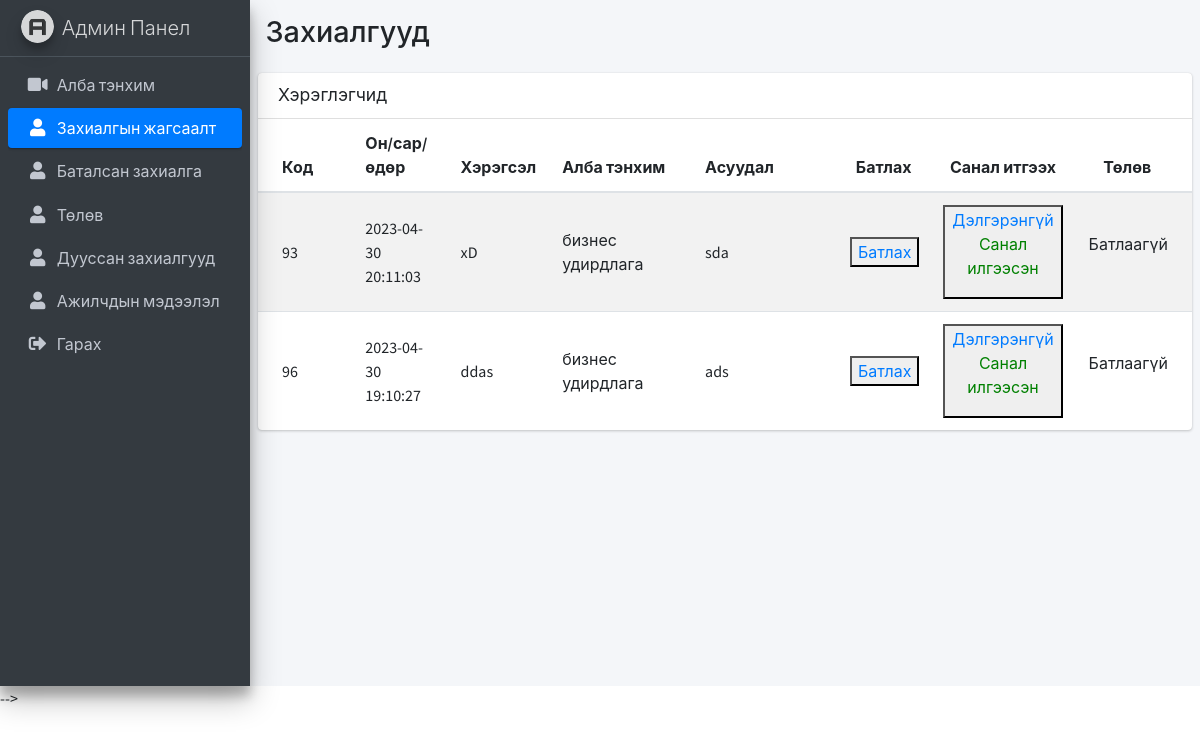
The page /admin-users.php on the database as committed earlier.
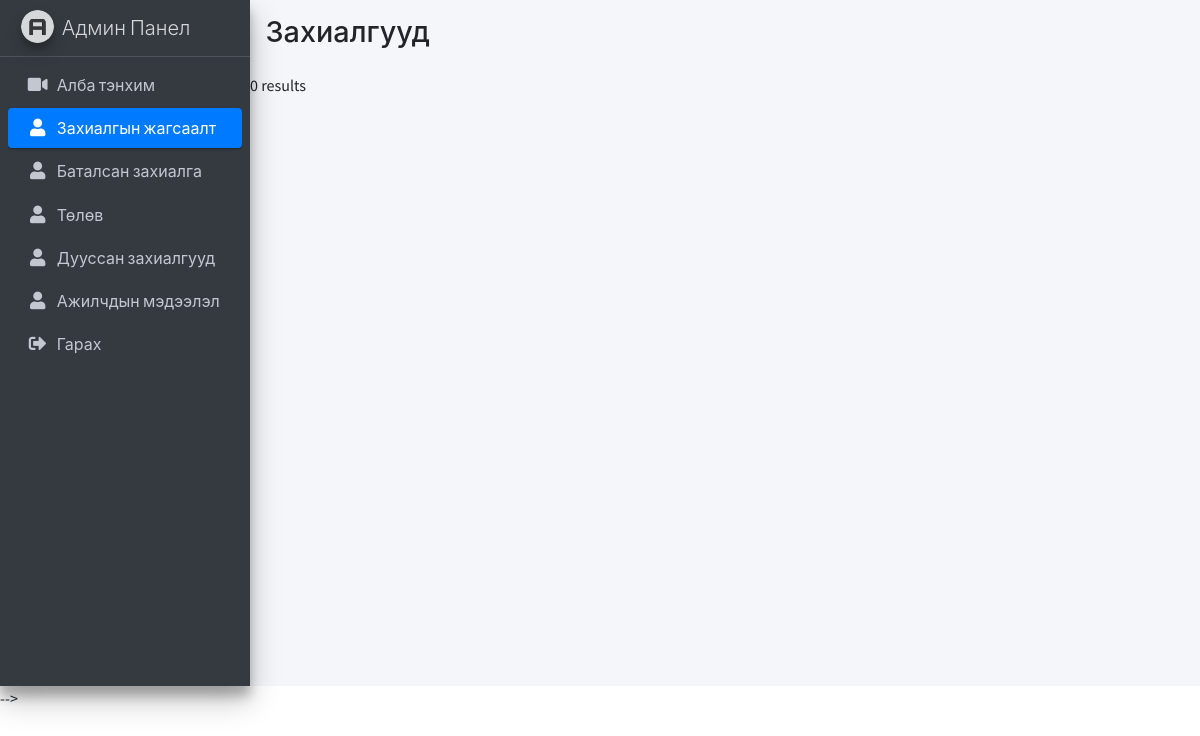
The same page on the database as committed later.
### tables this page shows
CREATE TABLE `workorder` (
  `order_id` int(11) NOT NULL,
  `orderDate` timestamp NOT NULL DEFAULT current_timestamp() ON UPDATE current_timestamp(),
  `doneDate` varchar(255) DEFAULT NULL,
  `item` varchar(150) NOT NULL,
  `roomNumber` varchar(100) DEFAULT NULL,
  `problem` text NOT NULL,
  `userID` char(8) NOT NULL,
  `dataStatusId` int(1) DEFAULT NULL,
  `money_order` int(11) DEFAULT NULL,
  `file` text DEFAULT NULL,
  `orderStatus` int(1) DEFAULT NULL,
  `employee_id` char(10) DEFAULT NULL,
  `checkStatus` int(1) DEFAULT NULL
);

CREATE TABLE `users` (
  `user_id` char(8) NOT NULL,
  `username` varchar(45) NOT NULL,
  `lastname` varchar(45) NOT NULL,
  `phone` int(11) NOT NULL,
  `email` varchar(125) NOT NULL,
  `password` varchar(45) NOT NULL,
  `gender` char(8) DEFAULT NULL
);

### admin-users.php (the view, shortened to what the changed rows need)
<!DOCTYPE html>
<html>
<head>
  <link rel="stylesheet" href="plugins/fontawesome-free/css/all.min.css" />
  <link rel="stylesheet" href="https://code.ionicframework.com/ionicons/2.0.1/css/ionicons.min.css" />
  <link rel="stylesheet" href="dist/css/adminlte.min.css" />
</head>
<body class="hold-transition sidebar-mini">
  <div class="wrapper">
    <aside class="main-sidebar sidebar-dark-primary elevation-4">
      <a href="admin-index.html" class="brand-link">
      </a>
      <div class="sidebar">
      </div>
    </aside>
    <div class="content-wrapper">
      <section class="content-header">
        <div class="container-fluid">
          <div class="row mb-2">
            <div class="col-sm-6">
              <h1>Захиалгууд</h1>
            </div>
          </div>
        </div>
      </section>
      <?php
      include("./service/dbConnect.php");
      $sql = "SELECT order_id, orderDate, item,money_order, orderStatus  ,problem ,userID , dataStatusId FROM workorder WHERE dataStatusId IS NULL ORDER BY orderDate desc";
      $result = $conn->query($sql);
      if ($result->num_rows > 0) {
      ?>
        <section class="content">
          <form action="" method="POST">
            <div class="card">
              <div class="card-header">
                <h3 class="card-title">Хэрэглэгчид</h3>
              </div>
              <div class="card-body p-0">
                <table class="table table-striped projects">
                  <thead>
                    <tr>
                      <th style="width: 10%">Код</th>
                      <th style="width: 10%">Он/сар/өдөр</th>
                      <th style="width: 10%">Хэрэгсэл</th>
                      <th style="width: 15%">Алба тэнхим</th>
                      <th style="width: 15%">Асуудал</th>
                      <th style="width: 10%; text-align: center">Батлах</th>
                      <th style="width: 10%; text-align: center">Санал итгээх</th>
                      <th style="width: 10%; text-align: center">Төлөв</th>
                    </tr>
                  </thead>
                  <tbody>
                    <?php
                    while ($row = $result->fetch_assoc()) {
                    ?>
                      <tr>
                        <td>
                          <?php echo $row['order_id'] ?>
                        </td>
                        <td>
                          <a>
                            <?php echo $row['orderDate'] ?>
                          </a>
                          <br />
                        </td>
                        <td>
                          <?php echo $row['item'] ?>
                        </td>
                        <td>
                          <?php $tid =  $row['userID'];
                          $qr =  mysqli_query($conn, "SELECT * FROM users WHERE user_id = '$tid'");
                          mysqli_num_rows($qr);
                          $rw = mysqli_fetch_array($qr);
                          echo $rw['username'];
                          ?>
                        </td>
                        <td>
                          <?php echo $row['problem'] ?>
                        </td>
                        <td class="project-actions text-right">
                          <button>
                            <a onclick="return confirm ('Та захиалгыг батлахдаа итгэлтэй байна уу? ')" href="Confirm/adminConfirm.php?id=<?php echo $row["order_id"]; ?>">Батлах</a>
                          </button>
                        </td>
                        <td class="project-actions text-right">
                          <button>
                            <a href="Confirm/reqBoss.php?id=<?php echo $row["order_id"]; ?>">Дэлгэрэнгүй</a>
                            <?php if ($row['money_order'] > 1) {
                            ?>
                              <p class="status">Санал илгээсэн</p>
                            <?php
                            } else {
                            ?>
                              <p class="status2">Батлаагүй</p>
                            <?php
                            };
                            ?>
                          </button>
                        </td>
                        <td class="project-actions text-right">
                          <?php if ($row['orderStatus'] > 0) {
                          ?>
                            <p class="status">Санхүү баталсан</p>
                          <?php
                          } else {
                          ?>
                            <p class="status2">Батлаагүй</p>
                          <?php
                          };
                          ?>
                        </td>
                      <?php
                    }
                      ?>
                      </tr>
                  </tbody>
                </table>
              </div>
            </div>
          </form>
        </section>
      <?php
      } else {
        echo "0 results";
      }
      ?>
    </div>
  </div> -->
</body>
</html>

Rows that differ between the two databases and show on the page:
removed workorder: order_id "93", orderDate "2023-04-30 20:11:03", item "xD", userID.username "бизнес удирдлага", problem "sda", money_order "Санал илгээсэн", shows "Батлаагүй"
removed workorder: order_id "96", orderDate "2023-04-30 19:10:27", item "ddas", userID.username "бизнес удирдлага", problem "ads", money_order "Санал илгээсэн", shows "Батлаагүй"
Other text that changed with them:
text no longer shown: "Хэрэглэгчид Код Он/сар/өдөр Хэрэгсэл Алба тэнхим Асуудал Батлах Санал итгээх Төлөв"
text now shown: "0 results"
